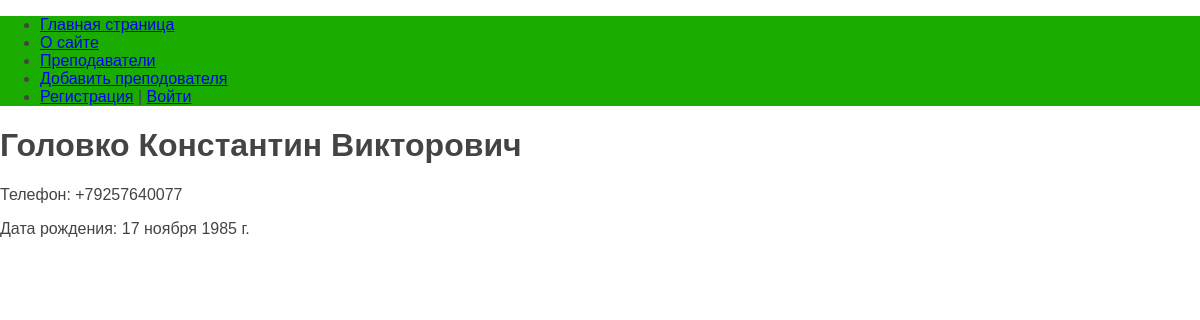
The page /solder/golovko/ on the database its author committed.
### soldiers/models.py (models this page shows, shortened)
class Solder(models.Model):
    first_name = models.CharField(verbose_name='Имя', max_length=50)
    last_name = models.CharField(verbose_name='Фамилия', max_length=50)
    middle_name = models.CharField(verbose_name='Отчество', max_length=50)
    number = models.CharField(verbose_name='Номер телефона', max_length=50)
    birth_date = models.DateField(verbose_name='Дата рождения', default=date(2000, 1, 1))
    title = models.ForeignKey('Title', on_delete=models.CASCADE, verbose_name='Звание', null=True)
    slug = models.SlugField(verbose_name='URL', max_length=255,unique=True, db_index=True)
    user = models.ForeignKey(User, verbose_name='Пользователь', on_delete=models.CASCADE)
    class Meta:
        verbose_name = 'Преподаватель'
        verbose_name_plural = 'Преподаватели'
        ordering = ['last_name', 'first_name']

### soldiers/views.py (the view)
# urls.py: path('solder/<slug:so_slug>/', ShowSoldier.as_view(), name='solder'),
class ShowSoldier(DataMixin, DetailView):
    model = Solder
    template_name = 'soldiers/soldier.html'
    slug_url_kwarg = 'so_slug'
    context_object_name = 'so'
    def get_context_data(self, *, object_list=None, **kwargs):
        context = super().get_context_data(**kwargs)
        c_def = self.get_user_context(title='Преподаватель')
        return {**context, **c_def}

### soldiers/utils.py (called while the page is built)
    def get_user_context(self, **kwargs):
        context = kwargs
        context['menu'] = menu
        return context

### soldiers/templates/soldiers/soldier.html
{% extends 'soldiers/base.html' %}
{% block content %}
<h1>{{ so.last_name }} {{ so.first_name }} {{ so.middle_name }}</h1>
<p>Телефон: {{ so.number }}</p>
<p>Дата рождения: {{ so.birth_date }}</p>
{% endblock %}

### soldiers/static/soldiers/css/styles.css (style rules this page uses)
body { font-family: 'Arial'; margin: 0; padding: 0; height: 100%; width: 100%; color: #444; }

### rows shown on the page
Solder: last_name "Головко", first_name "Константин", middle_name "Викторович", number "+79257640077", birth_date "17 ноября 1985 г."

### other values the page prints
{{ m.title }} "Главная страница" "О сайте" "Преподаватели" "Добавить преподователя"
